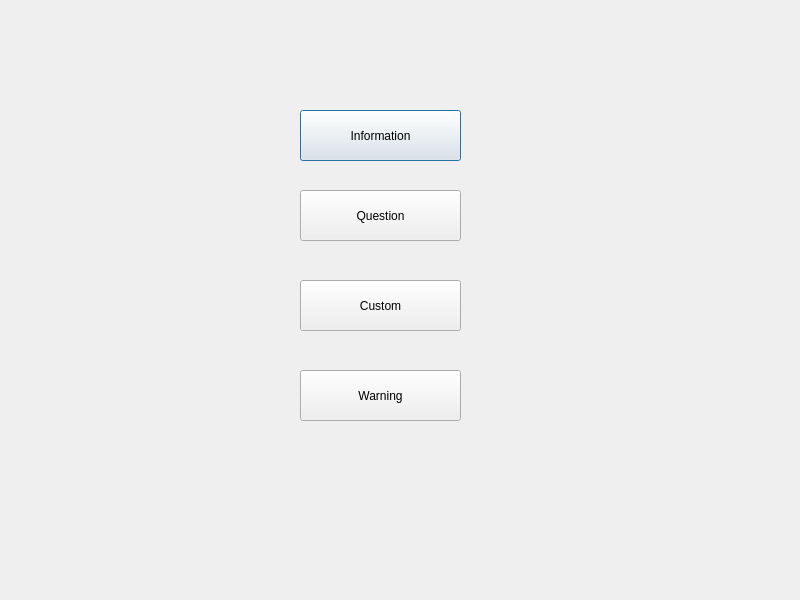
<?xml version="1.0" encoding="UTF-8"?>
<ui version="4.0">
 <class>Dialog</class>
 <widget class="QDialog" name="Dialog">
  <property name="geometry">
   <rect>
    <x>0</x>
    <y>0</y>
    <width>800</width>
    <height>600</height>
   </rect>
  </property>
  <property name="windowTitle">
   <string>Dialog</string>
  </property>
  <widget class="QPushButton" name="pushButton">
   <property name="geometry">
    <rect>
     <x>300</x>
     <y>110</y>
     <width>161</width>
     <height>51</height>
    </rect>
   </property>
   <property name="text">
    <string>Information</string>
   </property>
  </widget>
  <widget class="QPushButton" name="pushButton_2">
   <property name="geometry">
    <rect>
     <x>300</x>
     <y>190</y>
     <width>161</width>
     <height>51</height>
    </rect>
   </property>
   <property name="text">
    <string>Question</string>
   </property>
  </widget>
  <widget class="QPushButton" name="pushButton_3">
   <property name="geometry">
    <rect>
     <x>300</x>
     <y>280</y>
     <width>161</width>
     <height>51</height>
    </rect>
   </property>
   <property name="text">
    <string>Custom</string>
   </property>
  </widget>
  <widget class="QPushButton" name="pushButton_4">
   <property name="geometry">
    <rect>
     <x>300</x>
     <y>370</y>
     <width>161</width>
     <height>51</height>
    </rect>
   </property>
   <property name="text">
    <string>Warning</string>
   </property>
  </widget>
 </widget>
 <resources/>
 <connections/>
</ui>
